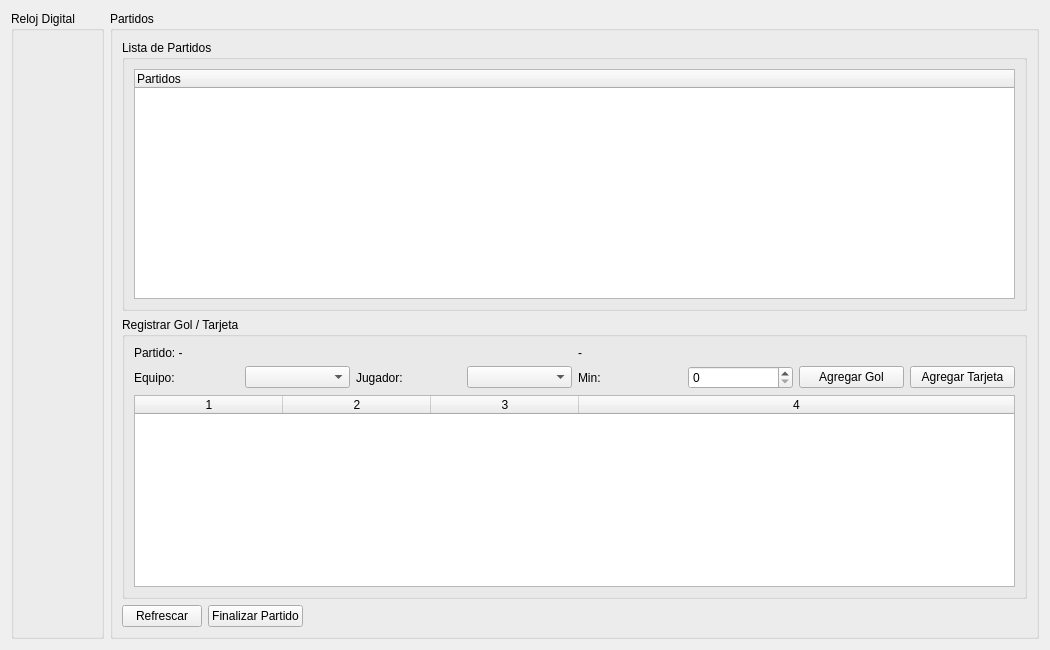
<?xml version="1.0" encoding="UTF-8"?>
<ui version="4.0">
 <class>GestionPartidosWidget</class>
 <widget class="QWidget" name="GestionPartidosWidget">
  <property name="geometry">
   <rect>
    <x>0</x>
    <y>0</y>
    <width>1050</width>
    <height>650</height>
   </rect>
  </property>
  <property name="windowTitle">
   <string>Gestión de Partidos</string>
  </property>
  <layout class="QHBoxLayout" name="mainLayout">
   <item>
    <widget class="QGroupBox" name="groupReloj">
     <property name="title">
      <string>Reloj Digital</string>
     </property>
     <layout class="QVBoxLayout" name="layoutReloj">
      <item>
       <widget class="QWidget" name="clockContainer" native="true"/>
      </item>
     </layout>
    </widget>
   </item>
   <item>
    <widget class="QGroupBox" name="groupGestion">
     <property name="title">
      <string>Partidos</string>
     </property>
     <layout class="QVBoxLayout" name="layoutGestion">
      <item>
       <widget class="QGroupBox" name="groupPartidos">
        <property name="title">
         <string>Lista de Partidos</string>
        </property>
        <layout class="QVBoxLayout" name="layoutPartidos">
         <item>
          <widget class="QTreeWidget" name="treePartidos">
           <property name="headerLabels" stdset="0">
            <stringlist>
             <string>Partido</string>
             <string>Fecha / Hora</string>
             <string>Árbitro</string>
            </stringlist>
           </property>
           <column>
            <property name="text">
             <string>Partidos</string>
            </property>
           </column>
          </widget>
         </item>
        </layout>
       </widget>
      </item>
      <item>
       <widget class="QGroupBox" name="groupRegistro">
        <property name="title">
         <string>Registrar Gol / Tarjeta</string>
        </property>
        <layout class="QVBoxLayout" name="layoutRegistro">
         <item>
          <layout class="QHBoxLayout" name="layoutInfo">
           <item>
            <widget class="QLabel" name="lblPartido">
             <property name="text">
              <string>Partido: -</string>
             </property>
            </widget>
           </item>
           <item>
            <widget class="QLabel" name="lblMarcador">
             <property name="text">
              <string>-</string>
             </property>
            </widget>
           </item>
          </layout>
         </item>
         <item>
          <layout class="QHBoxLayout" name="layoutRegistroControles">
           <item>
            <widget class="QLabel" name="labelEquipo">
             <property name="text">
              <string>Equipo:</string>
             </property>
            </widget>
           </item>
           <item>
            <widget class="QComboBox" name="cmbEquipoGoals"/>
           </item>
           <item>
            <widget class="QLabel" name="labelJugador">
             <property name="text">
              <string>Jugador:</string>
             </property>
            </widget>
           </item>
           <item>
            <widget class="QComboBox" name="cmbJugador"/>
           </item>
           <item>
            <widget class="QLabel" name="labelMinuto">
             <property name="text">
              <string>Min:</string>
             </property>
            </widget>
           </item>
           <item>
            <widget class="QSpinBox" name="spinMinuto">
             <property name="minimum">
              <number>0</number>
             </property>
             <property name="maximum">
              <number>120</number>
             </property>
            </widget>
           </item>
           <item>
            <widget class="QPushButton" name="btnAgregarGol">
             <property name="text">
              <string>Agregar Gol</string>
             </property>
             <property name="minimumHeight">
              <number>30</number>
             </property>
            </widget>
           </item>
           <item>
            <widget class="QPushButton" name="btnAgregarTarjeta">
             <property name="text">
              <string>Agregar Tarjeta</string>
             </property>
             <property name="minimumHeight">
              <number>30</number>
             </property>
            </widget>
           </item>
          </layout>
         </item>
         <item>
          <widget class="QTableWidget" name="tableEventos">
           <property name="columnCount">
            <number>4</number>
           </property>
           <property name="horizontalHeaderLabels" stdset="0">
            <stringlist>
             <string>Tipo</string>
             <string>Equipo</string>
             <string>Jugador</string>
             <string>Minuto</string>
            </stringlist>
           </property>
           <attribute name="horizontalHeaderCascadingSectionResizes">
            <bool>true</bool>
           </attribute>
           <attribute name="horizontalHeaderDefaultSectionSize">
            <number>148</number>
           </attribute>
           <attribute name="horizontalHeaderShowSortIndicator" stdset="0">
            <bool>false</bool>
           </attribute>
           <attribute name="horizontalHeaderStretchLastSection">
            <bool>true</bool>
           </attribute>
           <attribute name="verticalHeaderCascadingSectionResizes">
            <bool>false</bool>
           </attribute>
           <column/>
           <column/>
           <column/>
           <column/>
          </widget>
         </item>
        </layout>
       </widget>
      </item>
      <item>
       <layout class="QHBoxLayout" name="layoutBotones">
        <item>
         <widget class="QPushButton" name="btnRefrescar">
          <property name="text">
           <string>Refrescar</string>
          </property>
         </widget>
        </item>
        <item>
         <widget class="QPushButton" name="btnFinalizarPartido">
          <property name="text">
           <string>Finalizar Partido</string>
          </property>
         </widget>
        </item>
        <item>
         <spacer name="spacerBotones">
          <property name="orientation">
           <enum>Qt::Orientation::Horizontal</enum>
          </property>
          <property name="sizeHint" stdset="0">
           <size>
            <width>40</width>
            <height>20</height>
           </size>
          </property>
         </spacer>
        </item>
       </layout>
      </item>
     </layout>
    </widget>
   </item>
  </layout>
 </widget>
 <resources/>
 <connections/>
</ui>
